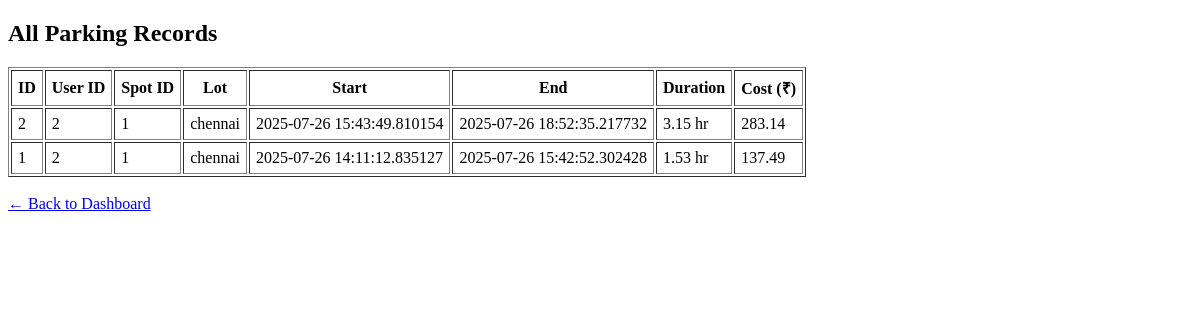
The app's page /admin/reservations, older data.
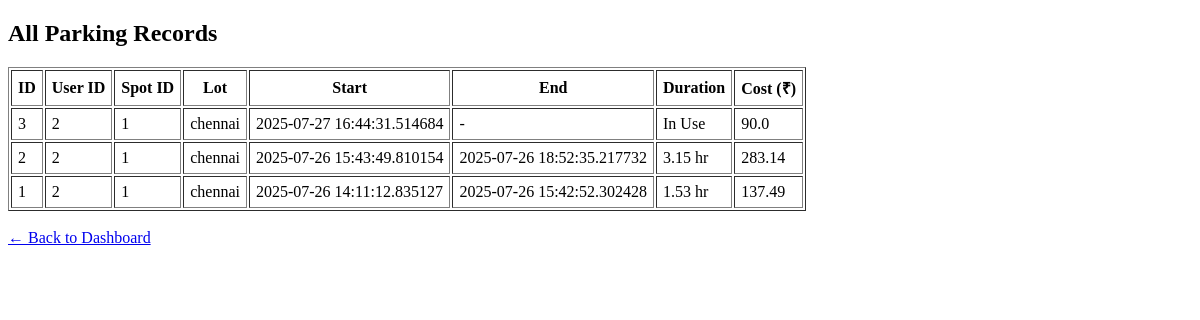
The same page, newer data.
### models/model.py (models this page shows)
class Reservation(db.Model):
    id = db.Column(db.Integer, primary_key=True)
    spot_id = db.Column(db.Integer, db.ForeignKey('parking_spot.id'), nullable=False)
    user_id = db.Column(db.Integer, db.ForeignKey('user.id'), nullable=False)
    parking_timestamp = db.Column(db.DateTime, default=datetime.utcnow)
    leaving_timestamp = db.Column(db.DateTime, nullable=True)
    parking_cost = db.Column(db.Float)

class ParkingLot(db.Model):
    id = db.Column(db.Integer, primary_key=True)
    prime_location_name = db.Column(db.String(100), nullable=False)
    price_per_hour = db.Column(db.Float, nullable=False)
    address = db.Column(db.String(200))
    pin_code = db.Column(db.String(10))
    maximum_number_of_spots = db.Column(db.Integer, nullable=False)
    spots = db.relationship('ParkingSpot', backref='lot', cascade='all, delete', lazy=True)

### controllers/admin_routes.py (the view)
    @app.route("/admin/reservations")
    def all_reservations():
        reservations = Reservation.query.order_by(Reservation.parking_timestamp.desc()).all()
        return render_template("all_reservations.html", reservations=reservations)

### templates/all_reservations.html (shortened to what this page needs)
<!DOCTYPE html>
<html>
<head>
</head>
<body>
    <h2>All Parking Records</h2>
    <table border="1" cellpadding="6">
        <tr>
            <th>ID</th>
            <th>User ID</th>
            <th>Spot ID</th>
            <th>Lot</th>
            <th>Start</th>
            <th>End</th>
            <th>Duration</th>
            <th>Cost (₹)</th>
        </tr>
        {% for r in reservations %}
        <tr>
            <td>{{ r.id }}</td>
            <td>{{ r.user_id }}</td>
            <td>{{ r.spot_id }}</td>
            <td>{{ r.spot.lot.prime_location_name }}</td>
            <td>{{ r.parking_timestamp }}</td>
            <td>{{ r.leaving_timestamp or "-" }}</td>
            <td>
                {% if r.leaving_timestamp %}
                    {% set duration = (r.leaving_timestamp - r.parking_timestamp).total_seconds() / 3600 %}
                    {{ duration|round(2) }} hr
                {% else %}
                    In Use
                {% endif %}
            </td>
            <td>{{ r.parking_cost or "-" }}</td>
        </tr>
        {% endfor %}
    </table>
    <br><a href="/admin">← Back to Dashboard</a>
</body>
</html>

Row changes from the older to the newer data that the page shows:
added Reservation: id "3", user_id "2", spot_id "1", spot.lot.prime_location_name "chennai", parking_timestamp "2025-07-27 16:44:31.514684", leaving_timestamp "-", shows "In Use", parking_cost "90.0"
